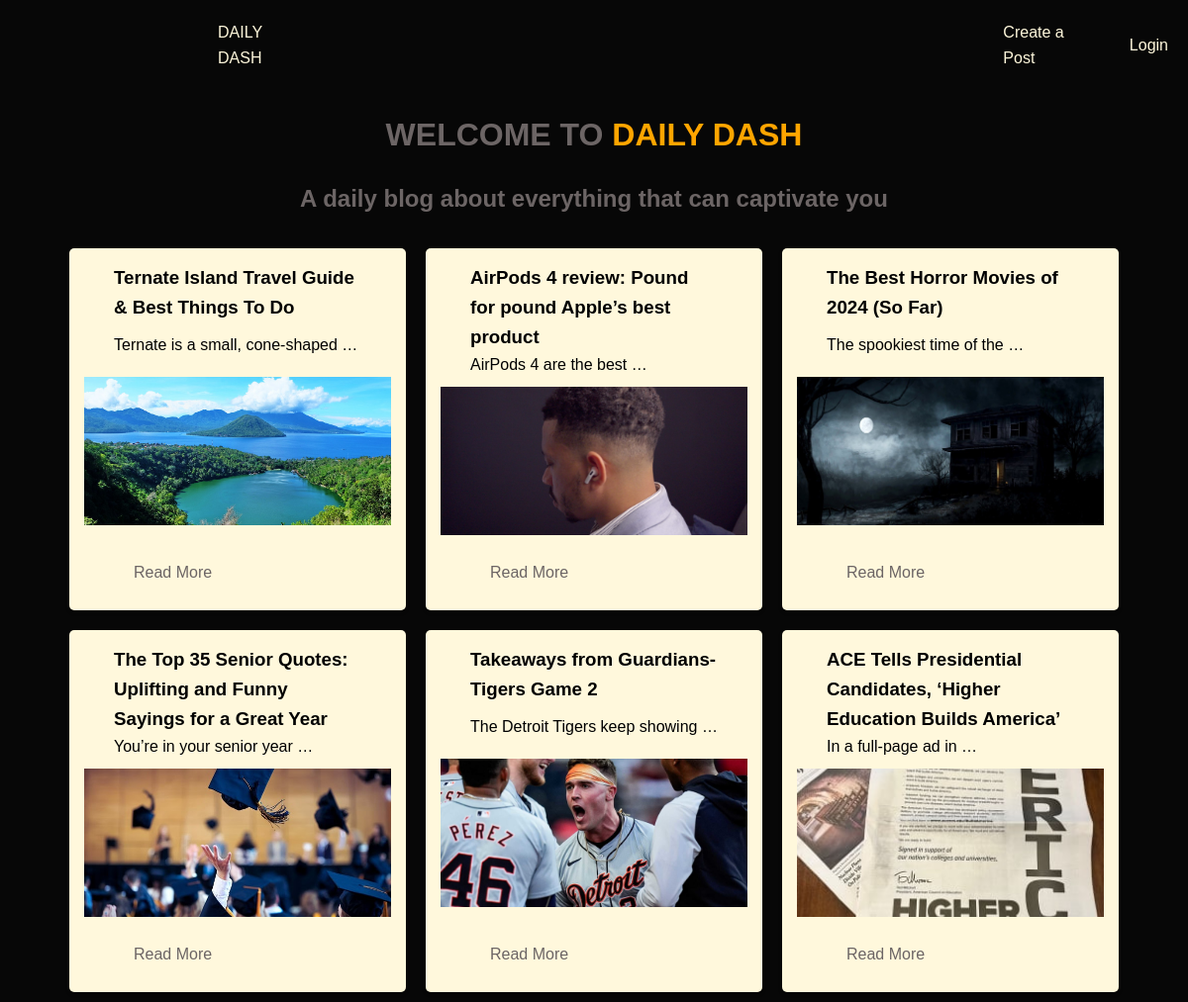
The page / on the database its author committed.
### blog/models.py (models this page shows, shortened)
class Post(models.Model):
    title = models.CharField(max_length=255)
    content = models.TextField()
    created_at = models.DateTimeField(auto_now_add=True)
    author = models.ForeignKey(User, on_delete=models.CASCADE)
    image = models.ImageField(upload_to='images/', blank=True, null=True)

### blog/views.py (the view)
# urls.py: 2. Add a URL to urlpatterns:  path('', views.home, name='home')
def home(request):
    posts = Post.objects.all()
    return render(request, 'home.html', {'posts': posts})

### templates/home.html (shortened to what this page needs)
<!DOCTYPE html>
<html lang="en">
<head>
    {% load static %}
    <link rel="stylesheet" href="{% static 'css/home.css' %}">
</head>
<body>
    <div class="header">
        <div class="nav-links">
            <a class="name-of-the-blog" > DAILY DASH</a>
            <a class="create-post-link" href="{% url 'create_post' %}">Create a Post</a>
            {% if user.is_authenticated %}
                <a href="{% url 'logout' %}">Logout</a>
            {% else %}
                <a href="{% url 'login' %}">Login</a>
            {% endif %}
        </div>
    </div>
    <h1>WELCOME TO <span class="orange-text">DAILY DASH</span></h1>
    <h2>A daily blog about everything that can captivate you</h2>
    <div class="post-list">
        {% for post in posts %}
            <div class="post">
                <h3>{{ post.title}}</h3>
                <p>{{ post.content|truncatewords:5 }}</p>
                {% if post.image %}
                        <img src="{{ post.image.url }}" alt="{{ post.title }}">
                {% endif %}
                <div class="post-footer">
                    <a href="{% url 'post_detail' post.pk %}">Read More</a>
                </div>
            </div>
        {% endfor %}
    </div>
</body>
</html>

### static/css/home.css (style rules this page uses)
* { margin: 0; padding: 0; box-sizing: border-box; }
body { font-family: Arial, sans-serif; line-height: 1.6; background-color: #070707; }
.header { display: block; justify-content: flex-end; padding: 20px; background-color: #070707; }
.nav-links { display: flex; align-items: center; }
.create-post-link, .nav-links a, .nav-links p { color: cornsilk; }
.name-of-the-blog { margin-left: 200px; }
.nav-links a { background-color: transparent; padding: 0; border: none; }
.create-post-link { margin-left: 700px; }
h1 { color: #6c6565; text-align: center; margin: 20px 0; }
.orange-text { color: orange; }
h2 { color: #6c6565; text-align: center; margin: 20px 0; }
.post-list { display: flex; flex-wrap: wrap; justify-content: center; max-width: 1200px; margin: 0 auto; }
.post { background: cornsilk; margin: 10px; padding: 15px; border-radius: 5px; box-shadow: 0 2px 5px rgba(0, 0, 0, 0.1); flex: 1 1 calc(30% - 20px); max-width: calc(30% - 20px); display: flex; flex-direction: column; justify-content: space-between; }
.post img { width: 100%; max-height: 150px; object-fit: cover; margin-bottom: 5px; margin-top: 10px; }
.post h3, .post p { margin: 0 30px; }
.post-footer { margin-top: 10px; }
a { display: inline-block; padding: 10px 20px; background-color: transparent; color: #6c6565; text-decoration: none; border-radius: 5px; margin-left: 30px; }

### rows shown on the page
Post: title "Ternate Island Travel Guide & Best Things To Do", content "Ternate is a small, cone-shaped …", image (picture)
Post: title "AirPods 4 review: Pound for pound Apple’s best product", content "AirPods 4 are the best …", image (picture)
Post: title "The Best Horror Movies of 2024 (So Far)", content "The spookiest time of the …", image (placeholder picture)
Post: title "The Top 35 Senior Quotes: Uplifting and Funny Sayings for a Great Year", content "You’re in your senior year …", image (picture)
Post: title "Takeaways from Guardians-Tigers Game 2", content "The Detroit Tigers keep showing …", image (picture)
Post: title "ACE Tells Presidential Candidates, ‘Higher Education Builds America’", content "In a full-page ad in …", image (picture)
